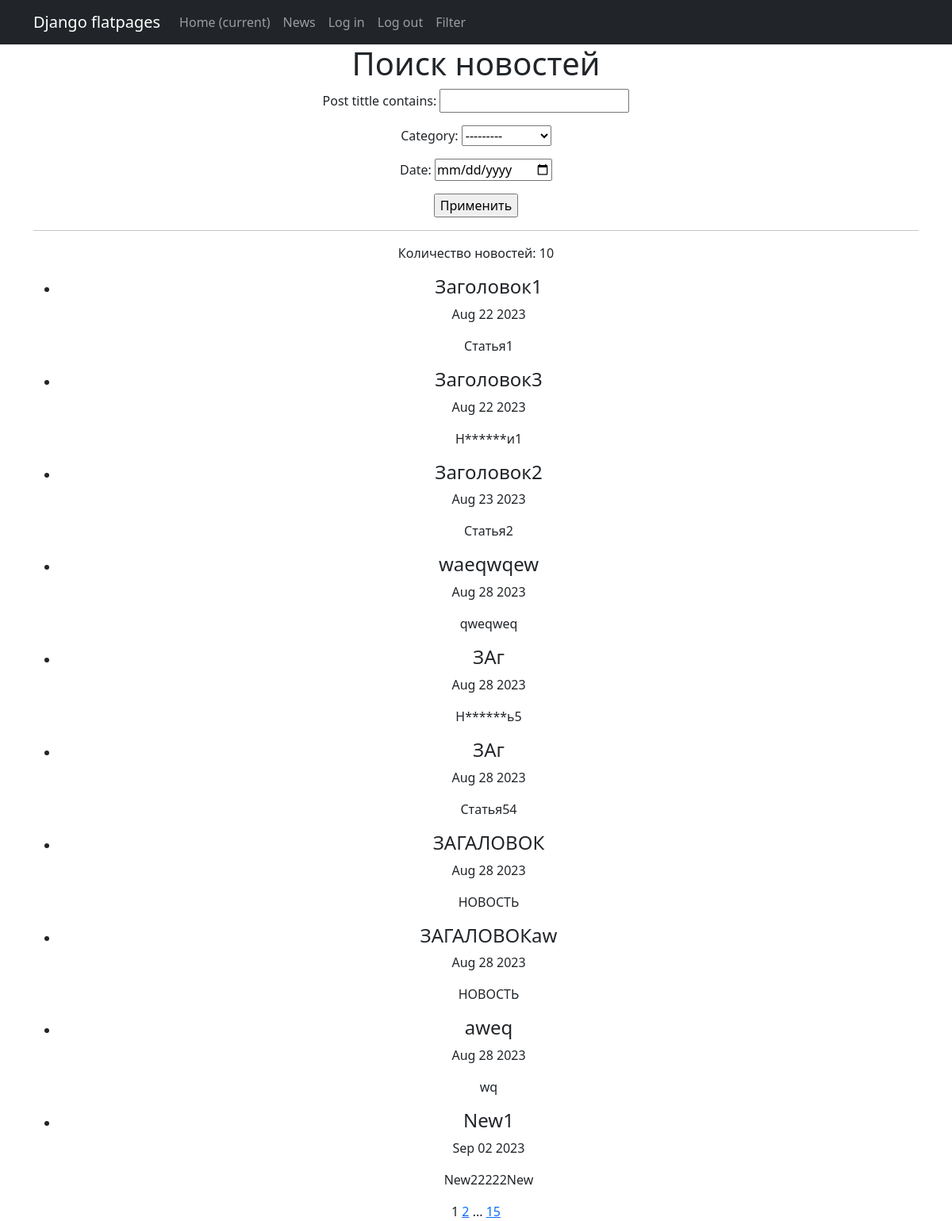
Screenshot of /search/ (signed in) with the database file from the repository.
### news/models.py (models this page shows, shortened)
class Post(models.Model):
    post_select = models.BooleanField(default=False)
    post_dt = models.DateTimeField(auto_now_add=True)
    post_tittle = models.CharField(max_length=60)
    post_text = models.TextField()
    post_rating = models.IntegerField(default=0)
    author = models.ForeignKey(Author, on_delete=models.CASCADE)
    category = models.ManyToManyField(Category, through='PostCategory')

### news/views.py (the view)
# urls.py: path('search/', NewsSearch.as_view()),
@method_decorator(login_required, name='dispatch')
class NewsSearch(ListView):
    model = Post
    ordering = 'post_dt'
    template_name = 'search.html'
    context_object_name = 'news_search'
    paginate_by = 10
    def get_queryset(self):
        queryset = super().get_queryset()
        self.filterset = NewsFilter(self.request.GET, queryset)
        return self.filterset.qs
    def get_context_data(self, **kwargs):
        context = super().get_context_data(**kwargs)
        context['filterset'] = self.filterset
        return context

### news/templatetags/custom_filters.py (called while the page is built)
@register.filter()
def censor(value):
    if isinstance(value, str):
        for i in CENSOR_SYMBOLS:
            censored_value = i[0] + '*' * (len(i))
            value = value.replace(i, censored_value)
    return f'{value}'

### news/templatetags/custom_tags.py (called while the page is built)
@register.simple_tag(takes_context=True)
def url_replace(context, **kwargs):
   d = context['request'].GET.copy()
   for k, v in kwargs.items():
       d[k] = v
   return d.urlencode()

### templates/search.html (shortened to what this page needs)
{% extends 'flatpages/default.html' %}
{% load custom_filters %}
{% load custom_tags %}
{% block content %}
   <h1>Поиск новостей</h1>
    <form action="" method="get">
       {{ filterset.form.as_p }}
       <input type="submit" value="Применить" />
   </form>
   <hr>
   <p>Количество новостей: {{ news_search | length }}</p>
   {% if news_search %}
       <ul>
           {% for new1 in news_search %}
           <li>
               <h4>{{ new1.post_tittle|censor }}</h4>
               <p>{{ new1.post_dt|date:'M d Y' }}</p>
               <p>{{ new1.post_text|censor|truncatechars:20 }}</p>
           </li>
           {% endfor %}
       </ul>
   {% else %}
       <h2>Постов нет!</h2>
   {% endif %}
   {{ page_obj.number }}
   {% if page_obj.has_next %}
       <a href="?{% url_replace page=page_obj.next_page_number %}">{{ page_obj.next_page_number }}</a>
       {% if paginator.num_pages != page_obj.next_page_number %}
           ...
           <a href="?{% url_replace page=page_obj.paginator.num_pages %}">{{ page_obj.paginator.num_pages }}</a>
       {% endif %}
   {% endif %}
{% endblock content %}

### rows the page displays
Post: post_tittle|censor "Заголовок1", post_dt "Aug 22 2023", post_text|censor "Статья1"
Post: post_tittle|censor "Заголовок3", post_dt "Aug 22 2023", post_text|censor "Н******и1"
Post: post_tittle|censor "Заголовок2", post_dt "Aug 23 2023", post_text|censor "Статья2"
Post: post_tittle|censor "waeqwqew", post_dt "Aug 28 2023", post_text|censor "qweqweq"
Post: post_tittle|censor "ЗАг", post_dt "Aug 28 2023", post_text|censor "Н******ь5"
Post: post_tittle|censor "ЗАг", post_dt "Aug 28 2023", post_text|censor "Статья54"
Post: post_tittle|censor "ЗАГАЛОВОК", post_dt "Aug 28 2023", post_text|censor "НОВОСТЬ"
Post: post_tittle|censor "ЗАГАЛОВОКaw", post_dt "Aug 28 2023", post_text|censor "НОВОСТЬ"
Post: post_tittle|censor "aweq", post_dt "Aug 28 2023", post_text|censor "wq"
Post: post_tittle|censor "New1", post_dt "Sep 02 2023", post_text|censor "New22222New"

### other values shown
{{ news_search | length }} "10"
{{ page_obj.number }} "1"
{{ page_obj.next_page_number }} "2"
{{ page_obj.paginator.num_pages }} "15"
